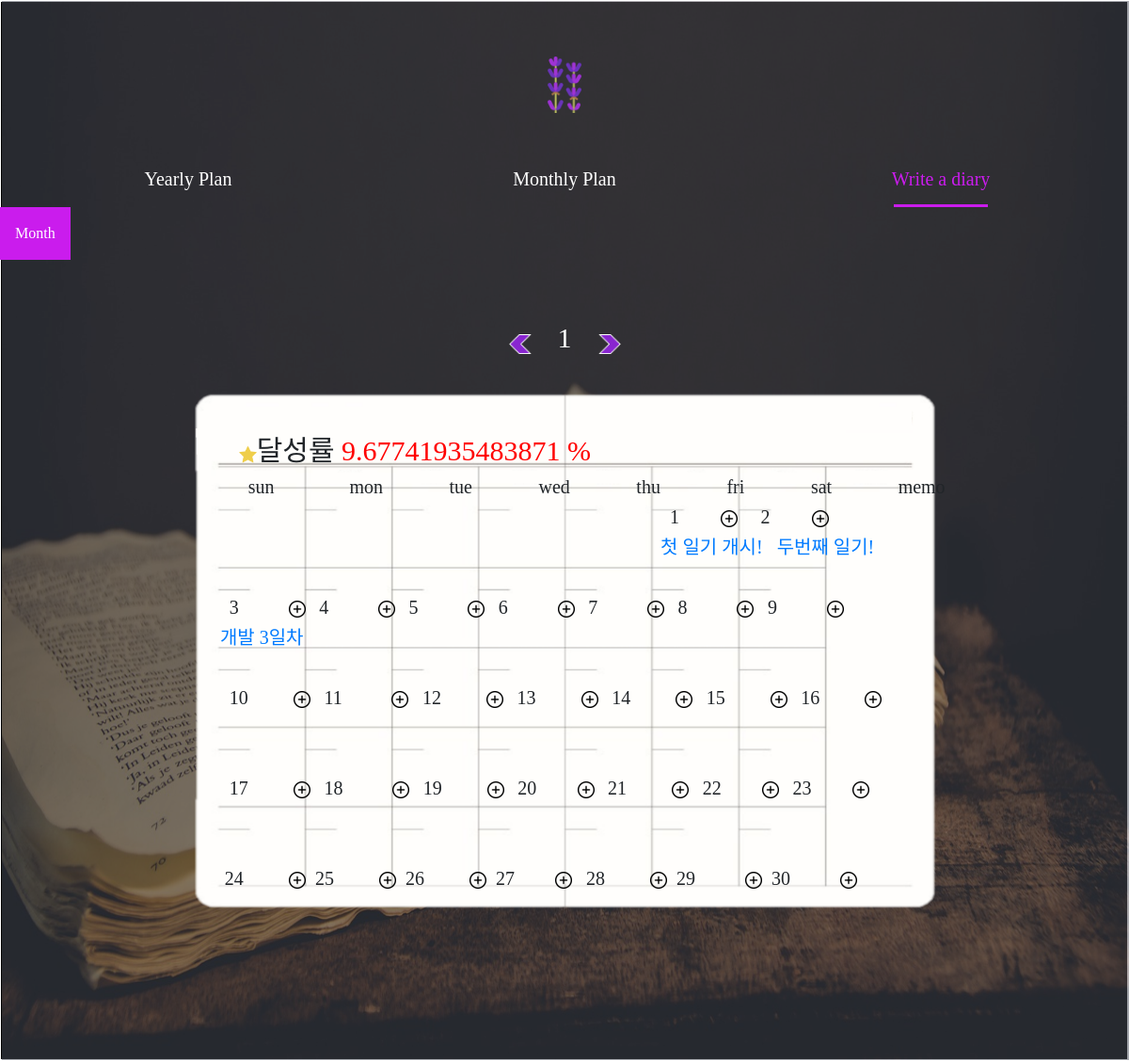
The page /list/ on the database as committed earlier.
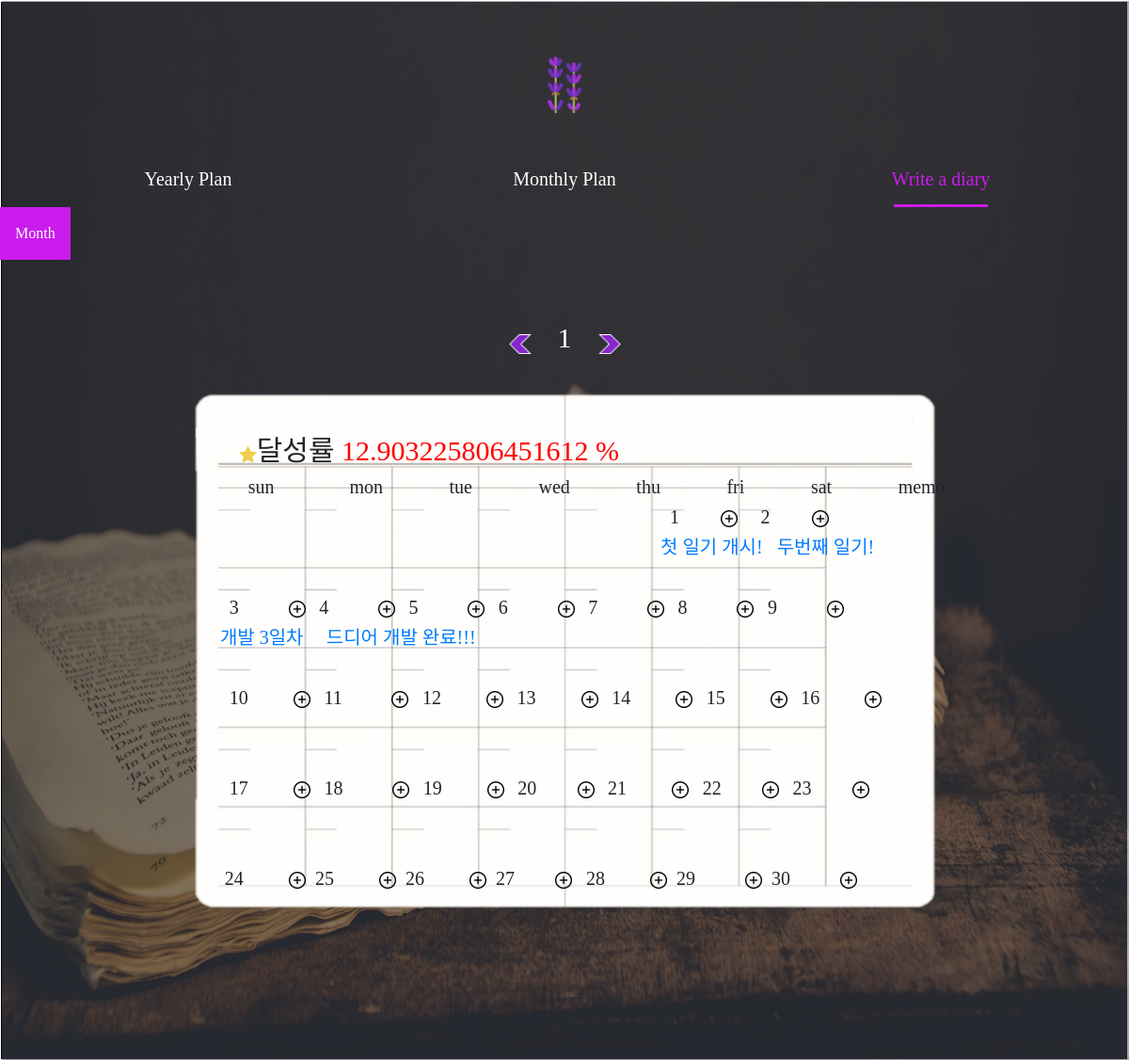
The same page on the database as committed later.
### diary_app/models.py (models this page shows)
class Diary(models.Model):
    title1=models.CharField(max_length=50, blank=False) #제목
    content1=models.CharField(max_length=200, blank=False) #내용
    month1=models.IntegerField(blank=False, default=1) #달
    date1=models.DateField(null=False, blank=True) #날짜
    time1=models.TimeField(null=False, blank=True) #시간

### diary_app/views.py (the view)
# urls.py: path('list/', views.list, name='list'),
def list(request):
    month=1
    if Diary.objects is not None:
        content=Diary.objects
        q = Diary.objects.annotate(num=Count('id'))
        count=0
        for i in q:
            count=count+1
        count=count/31*100
        return render(request,'list_diary.html',{'check':content, 'count':count, 'n' : range(1) , 'month':month})
    else:
        return render(request,'list_diary.html')

### diary_app/templates/list_diary.html (shortened to what the changed rows need)
<!DOCTYPE html>
<html lang="en">
<head>
    <link href="/static/css/monthly.css" rel="stylesheet" />
    <link rel="stylesheet" href="https://cdn.jsdelivr.net/npm/bootstrap@4.5.3/dist/css/bootstrap.min.css">
</head>
<body>
    <div class="entry">
        <h5 style="font-size:30px; margin-left: 5%;"><img src="/static/star.png" style="width: 2%;">달성률 <wr style="color: red;">{{count}} %</wr> </h5>
        {% if month == 1 %}
        <h5 style="margin-left:50%;">
            {% for turn in check.all %}
            {% if turn.month1 == month %}
            {% if turn.id == 1 %}
                {% for i in n %}
                <wr>
                    <a href="/{{turn.id}}">{{turn.title1}}</a>
                </wr>
                {% endfor %}
            {% elif turn.id == 2  %}
                <wr>
                    {% for i in n %}
                    <a href="/{{turn.id}}" style="margin-left: 2%;">{{turn.title1}}</a>
                    {% endfor %}
                </wr>
            {% endif %}
            {% endif %}
            {% endfor %}
        </h5>
        <h5 style="margin-left: 3%;">
            {% for turn in check.all %}
            {% if turn.month1 == month %}
            {% if turn.id == 3 %}
                {% for i in n %}
                <wr style="margin-left: 0;">
                    <a href="/{{turn.id}}">{{turn.title1}}</a>
                </wr>
                {% endfor %}
            {% elif turn.id == 4  %}
                <wr>
                    {% for i in n %}
                    <a href="/{{turn.id}}" style="margin-left: 2%;">{{turn.title1}}</a>
                    {% endfor %}
                </wr>
            {% elif turn.id == 9  %}
                <wr>
                    {% for i in n %}
                    <a href="/{{turn.id}}" style="margin-left: 2%;">{{turn.title1}}</a>
                    {% endfor %}
                </wr>
            {% endif %}
            {% endif %}
            {% endfor %}
        </h5>
        {% endif %}
    </div>
</body>
</html>

Rows that differ between the two databases and show on the page:
added Diary: title1 "드디어 개발 완료!!!", shown under "3 4 5 6 7 8 9"
Other text that changed with them:
{{ count }}: "9.67741935483871" → "12.903225806451612"
